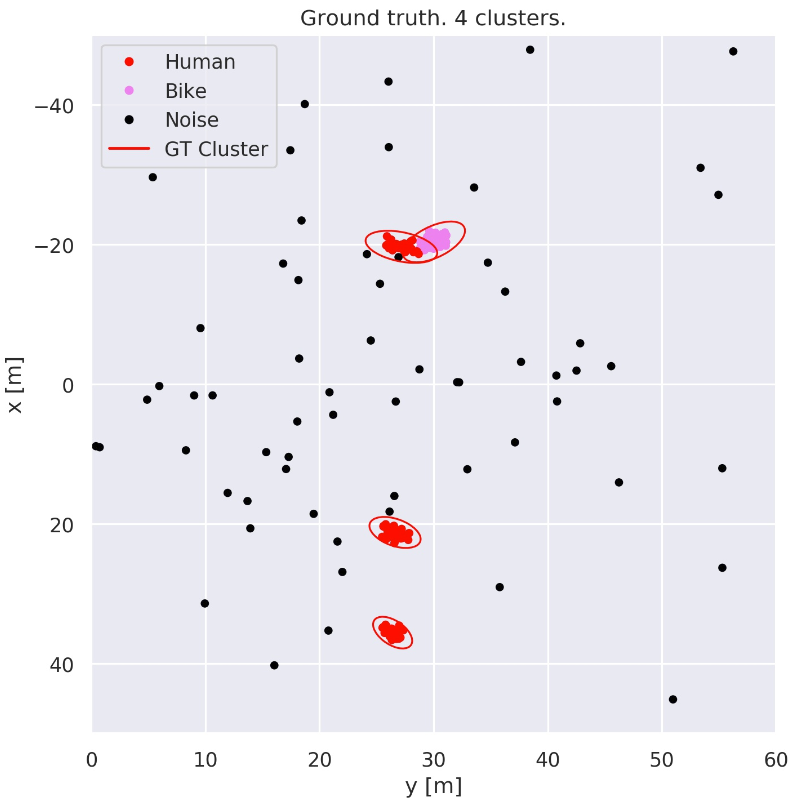
#> input picture images/semseg_gt.png, 798 x 801 px
$ python change_colors_in_image.py
#> lines starting #> are read from the running program, lines starting #| are printed output that depends on the picture
### NOTES TO SELF
"""
    Scriptet går absolut att köra. Testa.

    Men jag har lite problem med att, om jag i plt figuren klickar save,
    så minskas storleken typ.

    Det går säkert att fixa, men jag bangar på att göra det nu :)
"""


# import the necessary packages
import numpy as np
import scipy.spatial as sp
import matplotlib.pyplot as plt
import cv2


image = cv2.imread("images/semseg_gt.png")
#> image is the input picture: shape (801, 798, 3); mean B, G, R 241.9, 235.5, 236.6
#convert BGR to RGB image
image = cv2.cvtColor(image, cv2.COLOR_BGR2RGB)

h,w,bpp = np.shape(image)
#> h = 801; w = 798; bpp = 3

""" ### change color of all almost white pixels to green """
white = (255,255,255)
thres = 20
green = (0,255,0)
for py in range(0,h):
    for px in range(0,w):
      color = (image[py][px][0],image[py][px][1],image[py][px][2])
      distance = (color[0]-white[0])**2 + (color[1]-white[1])**2 + (color[2]-white[2])**2
      if distance < thres:
          image[py][px][0]=green[0]
          image[py][px][1]=green[1]
          image[py][px][2]=green[2]
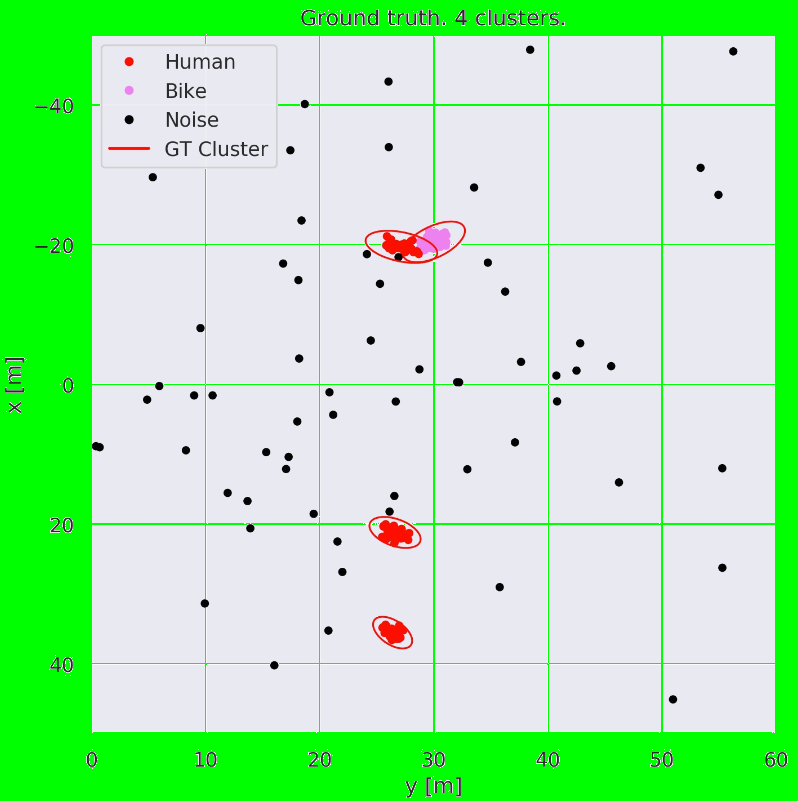
#> image: shape (801, 798, 3); mean R, G, B 169.6, 235.5, 174.9


# show image
plt.figure(figsize=(w, h))
plt.axis("off")
plt.imshow(image)

# save figure
# plt.savefig(f'images/semseg_gt_green.png',format='png',bbox_inches='tight',dpi=230)


""" ### change color of each pixel to nearest color in main_colors
#Stored all RGB values of main colors in a array
main_colors = [(0,0,0),
                  (255,255,255),
                  (255,0,0),
                  (0,255,0),
                  (0,0,255),
                  (255,255,0),
                  (0,255,255),
                  (255,0,255),
                  ]
#Change colors of each pixel
#reference :https://stackoverflow.com/a/48884514/9799700
for py in range(0,h):
    for px in range(0,w):
      ########################
      #Used this part to find nearest color
      #reference : https://stackoverflow.com/a/22478139/9799700
      input_color = (image[py][px][0],image[py][px][1],image[py][px][2])
      tree = sp.KDTree(main_colors)
      ditsance, result = tree.query(input_color)
      nearest_color = main_colors[result]
      ###################

      image[py][px][0]=nearest_color[0]
      image[py][px][1]=nearest_color[1]
      image[py][px][2]=nearest_color[2]
"""
